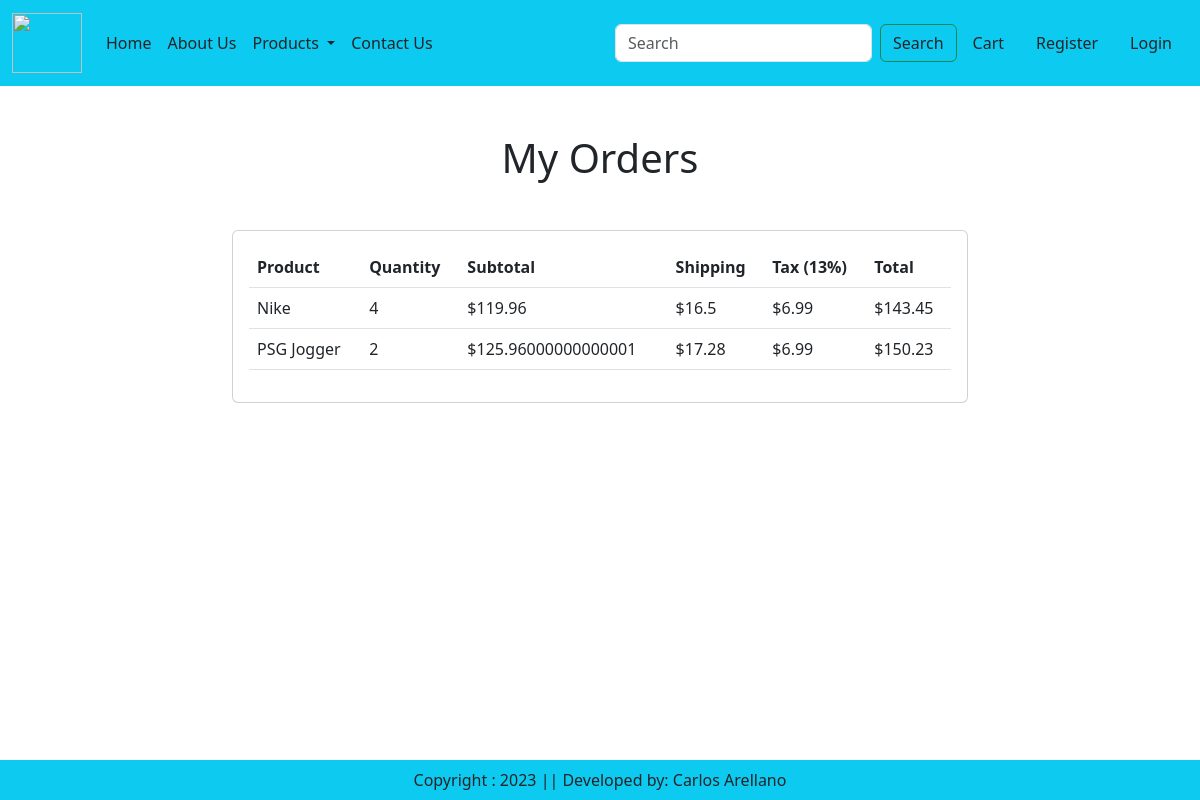
Screenshot of /orders/ with the database file from the repository.
### app/models.py (models this page shows, shortened)
class Orders(models.Model):
    session_id = models.CharField(max_length=200)
    product_title = models.CharField(max_length=100)
    quantity = models.PositiveIntegerField()
    cart_total = models.FloatField()
    total_amount = models.FloatField()
    shipping_cost = models.FloatField()
    tax_rate = models.FloatField()

### app/views.py (the view)
# urls.py: path('orders/', views.OrdersDetail, name='orders'),
def OrdersDetail(request):
    orders = Orders.objects.all()
    return render(request, 'app/orders.html', locals())

### app/templates/app/orders.html (shortened to what this page needs)
{% extends 'app/base.html' %} {% block title %} Orders {% endblock title %}
{% block main-content %}
<div class="container my-5">
  <h1 class="text-center mb-5">My Orders</h1>
  <div class="row">
    {% if orders %}
    <div class="col-md-8 offset-md-2">
      <div class="card">
        <div class="card-body">
          <table class="table">
            <thead>
              <tr>
                <th>Product</th>
                <th>Quantity</th>
                <th>Subtotal</th>
                <th>Shipping</th>
                <th>Tax (13%)</th>
                <th>Total</th>
              </tr>
            </thead>
            <tbody>
              {% for order in orders %}
              <tr>
                <td>{{ order.product_title }}</td>
                <td>{{ order.quantity }}</td>
                <td>${{ order.cart_total }}</td>
                <td>${{ order.tax_rate }}</td>
                <td>${{ order.shipping_cost }}</td>
                <td>${{ order.total_amount }}</td>
              </tr>
              {% endfor %}
            </tbody>
          </table>
        </div>
      </div>
    </div>
    {% endif %}
  </div>
</div>
{% endblock main-content %}

### app/templates/app/base.html (shortened to what this page needs)
<!DOCTYPE html>
{% load static %}
<html lang="en">
  <head>
    <link
      href="https://cdn.jsdelivr.net/npm/bootstrap@5.3.0/dist/css/bootstrap.min.css"
      rel="stylesheet"
    />
    <link rel="stylesheet" href="{% static 'app/css/all.min.css' %}" />
    <link rel="stylesheet" href="{% static 'app/css/owl.carousel.min.css' %}" />
    <link rel="stylesheet" href="{% static 'app/css/style.css' %}" />
  </head>
  <body>
    <nav class="navbar navbar-expand-lg navbar-dark bg-info">
      <div class="container-fluid">
        <a class="navbar-brand text-dark" href="{% url 'home' %}">
          <img
            src='{% static "app/images/bocha.png" %}'
            width="70"
            height="60"
          />
        </a>
        <div class="collapse navbar-collapse" id="navbarSupportedContent">
          <ul class="navbar-nav me-auto mb-2 mb-lg-0">
            <li class="nav-item">
              <a class="nav-link active text-dark" aria-current="page" href="/"
                >Home</a
              >
            </li>
            <li class="nav-item">
              <a class="nav-link text-dark" href="{% url 'about' %}"
                >About Us</a
              >
            </li>
            <li class="nav-item dropdown">
              <a
                class="nav-link dropdown-toggle text-dark"
                href="#"
                role="button"
                data-bs-toggle="dropdown"
                aria-expanded="false"
              >
                Products
              </a>
            </li>
            <li class="nav-item">
              <a class="nav-link text-dark" href="{% url 'contact' %}"
                >Contact Us</a
              >
            </li>
          </ul>
          <form class="d-flex" role="search">
            <input
              class="form-control me-2"
              type="search"
              placeholder="Search"
              aria-label="Search"
            />
            <button class="btn btn-outline-success text-dark" type="submit">
              Search
            </button>
          </form>
        </div>
        <ul class="navbar-nav me-auto mb-2 mb-lg-0">
          <li class="nav-item mx-2">
            <a class="nav-link text-dark" href="{% url 'cart' %}">Cart</a>
          </li>
          {% if request.user.is_authenticated %}
          <li class="nav-item mx-2">
            <a class="nav-link text-dark" href="{% url 'profile' user.id %}"
              >Profile</a
            >
          </li>
          {% else %}
          <li class="nav-item mx-2">
            <a class="nav-link text-dark" href="{% url 'register' %}"
              >Register</a
            >
          </li>
          {% endif %}
          {% if request.user.is_authenticated %}
          <li class="nav-item mx-2">
            <a class="nav-link text-dark" href="{% url 'logout' %}">Logout</a>
          </li>
          {% else %}
          <li class="nav-item mx-2">
            <a class="nav-link text-dark" href="{% url 'login' %}">Login</a>
          </li>
          {% endif %}
        </ul>
      </div>
    </nav>
    {% block main-content%} {% endblock main-content %}
    <footer class="container-fluid bg-info text-center p-2 mt-5 fixed-bottom">
      Copyright : 2023 || Developed by: Carlos Arellano
    </footer>
  </body>
</html>

### rows the page displays
Orders: product_title "Nike", quantity "4", cart_total "119.96", tax_rate "16.5", shipping_cost "6.99", total_amount "143.45"
Orders: product_title "PSG Jogger", quantity "2", cart_total "125.96000000000001", tax_rate "17.28", shipping_cost "6.99", total_amount "150.23"
